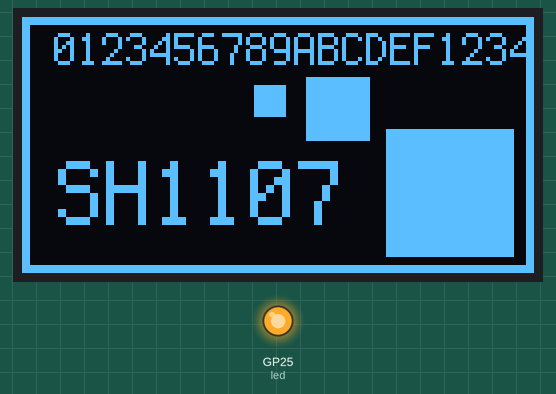
Recording of a program running on a simulated Raspberry Pi Pico running CircuitPython. On the bench: 128×64 one-colour display, output pins drawn as LEDs (lit = HIGH).

Above: at 0.1 s.
Timing chart, 0 to 1.6 s (numbered marks = the images above):
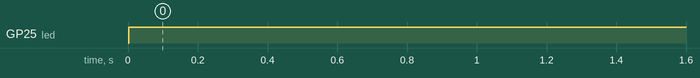

The program:

v1.py
```python
import busio
import board
import displayio
import terminalio
import digitalio

# can try import bitmap_label below for alternative
from adafruit_display_text import label
import adafruit_displayio_sh1107

displayio.release_displays()

# Built in LED
led = digitalio.DigitalInOut(board.LED)
led.direction = digitalio.Direction.OUTPUT

# Use for I2C
i2c = busio.I2C(scl=board.GP1, sda=board.GP0)
# i2c = board.STEMMA_I2C()  # For using the built-in STEMMA QT connector on a microcontroller
display_bus = displayio.I2CDisplay(i2c, device_address=0x3C)
# SH1107 is vertically oriented 64x128
WIDTH = 128
HEIGHT = 64
BORDER = 2

display = adafruit_displayio_sh1107.SH1107(
    display_bus, width=WIDTH, height=HEIGHT, rotation=0
)

# Make the display context
splash = displayio.Group()
display.show(splash)

color_bitmap = displayio.Bitmap(WIDTH, HEIGHT, 1)
color_palette = displayio.Palette(1)
color_palette[0] = 0xFFFFFF  # White

bg_sprite = displayio.TileGrid(color_bitmap, pixel_shader=color_palette, x=0, y=0)
splash.append(bg_sprite)

# Draw a smaller inner rectangle in black
inner_bitmap = displayio.Bitmap(WIDTH - BORDER * 2, HEIGHT - BORDER * 2, 1)
inner_palette = displayio.Palette(1)
inner_palette[0] = 0x000000  # Black
inner_sprite = displayio.TileGrid(
    inner_bitmap, pixel_shader=inner_palette, x=BORDER, y=BORDER
)
splash.append(inner_sprite)

# Draw some white squares
sm_bitmap = displayio.Bitmap(8, 8, 1)
sm_square = displayio.TileGrid(sm_bitmap, pixel_shader=color_palette, x=58, y=17)
splash.append(sm_square)

med_bitmap = displayio.Bitmap(16, 16, 1)
med_square = displayio.TileGrid(med_bitmap, pixel_shader=color_palette, x=71, y=15)
splash.append(med_square)

lrg_bitmap = displayio.Bitmap(32, 32, 1)
lrg_square = displayio.TileGrid(lrg_bitmap, pixel_shader=color_palette, x=91, y=28)
splash.append(lrg_square)

# Draw some label text
text1 = "0123456789ABCDEF123456789AB"  # overly long to see where it clips
text_area = label.Label(terminalio.FONT, text=text1, color=0xFFFFFF, x=8, y=8)
splash.append(text_area)
text2 = "SH1107"
text_area2 = label.Label(
    terminalio.FONT, text=text2, scale=2, color=0xFFFFFF, x=9, y=44
)
splash.append(text_area2)

while True:
    led.value = True
    pass
```

Measured:
- by itself, GP25 (led): LOW → HIGH at 0.00 s
